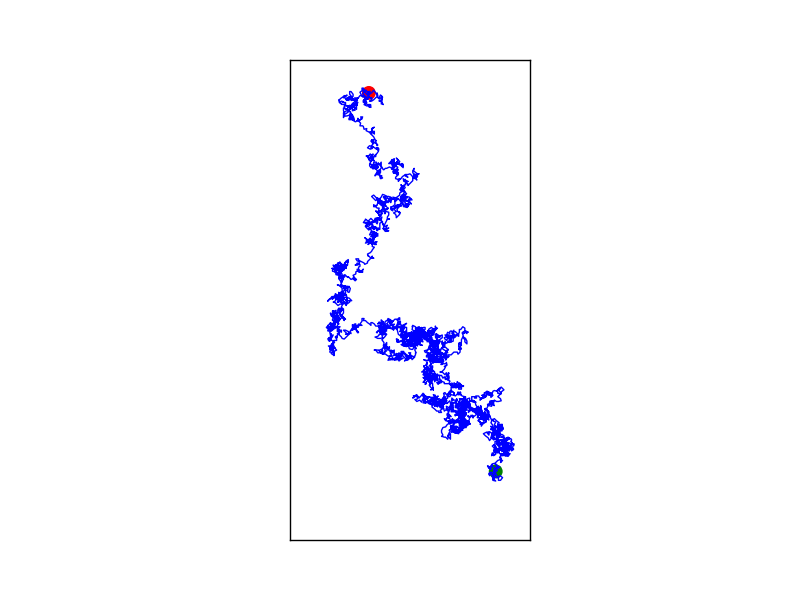

Reproduce this figure in Python.
import matplotlib.pyplot as plt

from random_walk import RandomWalk

rw = RandomWalk(5_000)
rw.fill_walk()

plt.style.use('classic')
fig, ax = plt.subplots()
point_numbers = range(rw.num_points)
ax.plot(rw.x_values, rw.y_values, linewidth=1)
ax.set_aspect('equal')

ax.scatter(0, 0, c='green', edgecolors='none', s=100)
ax.scatter(rw.x_values[-1], rw.y_values[-1], c='red', edgecolors='none',
        s=100)

ax.get_xaxis().set_visible(False)
ax.get_yaxis().set_visible(False)

plt.show()
